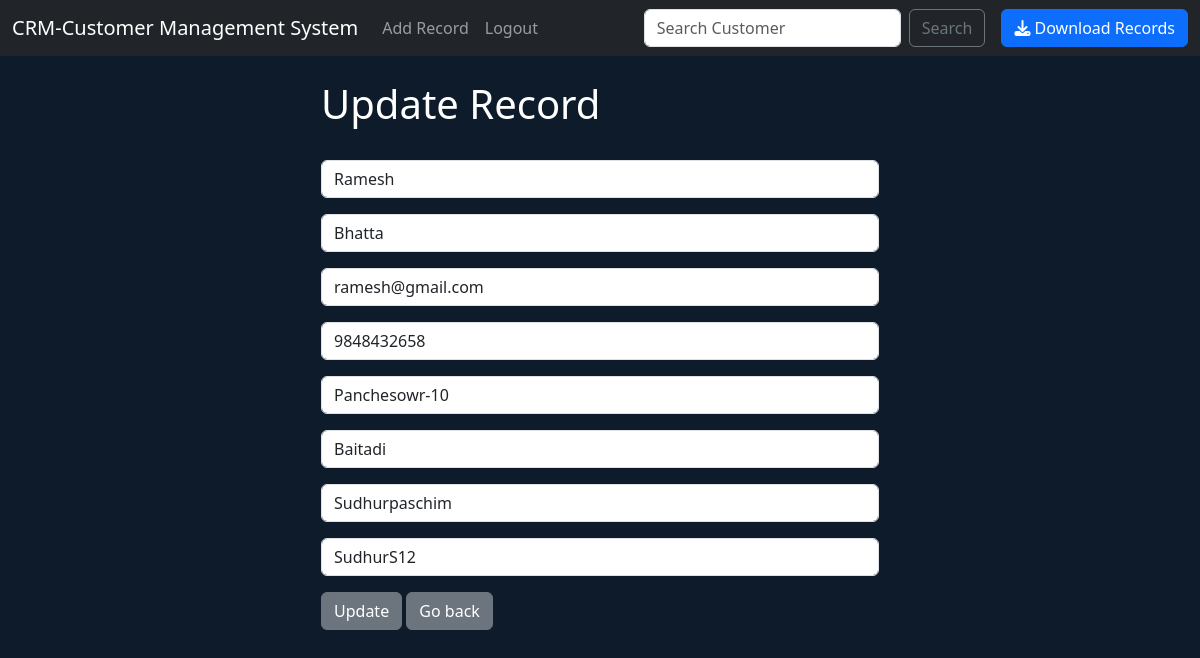
The page /update/4 (signed in) on the database its author committed.
### website/models.py (models this page shows, shortened)
class Record(models.Model):
    created_at = models.DateTimeField(auto_now_add=True)
    first_name = models.CharField(max_length=100)
    last_name = models.CharField(max_length=100)
    email = models.EmailField(max_length=100)
    phone = models.IntegerField()
    address = models.CharField(max_length=100)
    city = models.CharField(max_length=100)
    state = models.CharField(max_length=100)
    zipcode = models.CharField(max_length=100)

### website/views.py (the view)
# urls.py: path('update/<int:pk>',views.update_record, name="update-record" ),
def update_record(request,pk):
    if request.user.is_authenticated:
        current_record = Record.objects.get(id=pk)
        form = AddRecordForm(request.POST or None,instance=current_record) # instance=current_record will display old values
        if form.is_valid():
            form.save()
            messages.success(request, "Record has been Updated.")
            return redirect('home')
        return render(request,'update_record.html',{'form':form})
    else:
        messages.success(request,"You must be logged in.")
        return redirect('home')

### website/forms.py
class AddRecordForm(forms.ModelForm):
    first_name = forms.CharField(required=True,label="",widget=forms.TextInput(attrs={'class':'form-control','placeholder':'First Name'}))
    last_name = forms.CharField(required=True,label="",widget=forms.TextInput(attrs={'class':'form-control','placeholder':'Last Name'}))
    email = forms.CharField(required=True,label="",widget=forms.TextInput(attrs={'class':'form-control','placeholder':'Email'}))
    phone = forms.CharField(required=True,label="",widget=forms.TextInput(attrs={'class':'form-control','placeholder':'Phone'}))
    address = forms.CharField(required=True,label="",widget=forms.TextInput(attrs={'class':'form-control','placeholder':'Address'}))
    city= forms.CharField(required=True,label="",widget=forms.TextInput(attrs={'class':'form-control','placeholder':'City'}))
    state = forms.CharField(required=True,label="",widget=forms.TextInput(attrs={'class':'form-control','placeholder':'State'}))
    zipcode = forms.CharField(required=True,label="",widget=forms.TextInput(attrs={'class':'form-control','placeholder':'ZipCode'}))
    class Meta:
        model= Record
        exclude = ("User",)

### website/templates/update_record.html (shortened to what this page needs)
{% extends 'base.html' %}
{% block content %}
<div class="col-md-6 offset-md-3">
<h1>Update Record</h1>
<br>
<form  method="POST">
    {{ form.as_p }}
<button type="submit" class="btn btn-secondary">Update</button>
<a href="{% url 'home' %}" class="card-link btn btn-secondary" >Go back</a>
</form>
</div>
{% endblock content%}

### website/templates/base.html (style rules this page uses)
body { background-color: #0d1b2a; color: white; }
a, .btn-link { color:#4ea8de; }

### rows shown on the page
Record: first_name "Ramesh", last_name "Bhatta", email "ramesh@gmail.com", phone "9848432658", address "Panchesowr-10", city "Baitadi", state "Sudhurpaschim", zipcode "SudhurS12"
